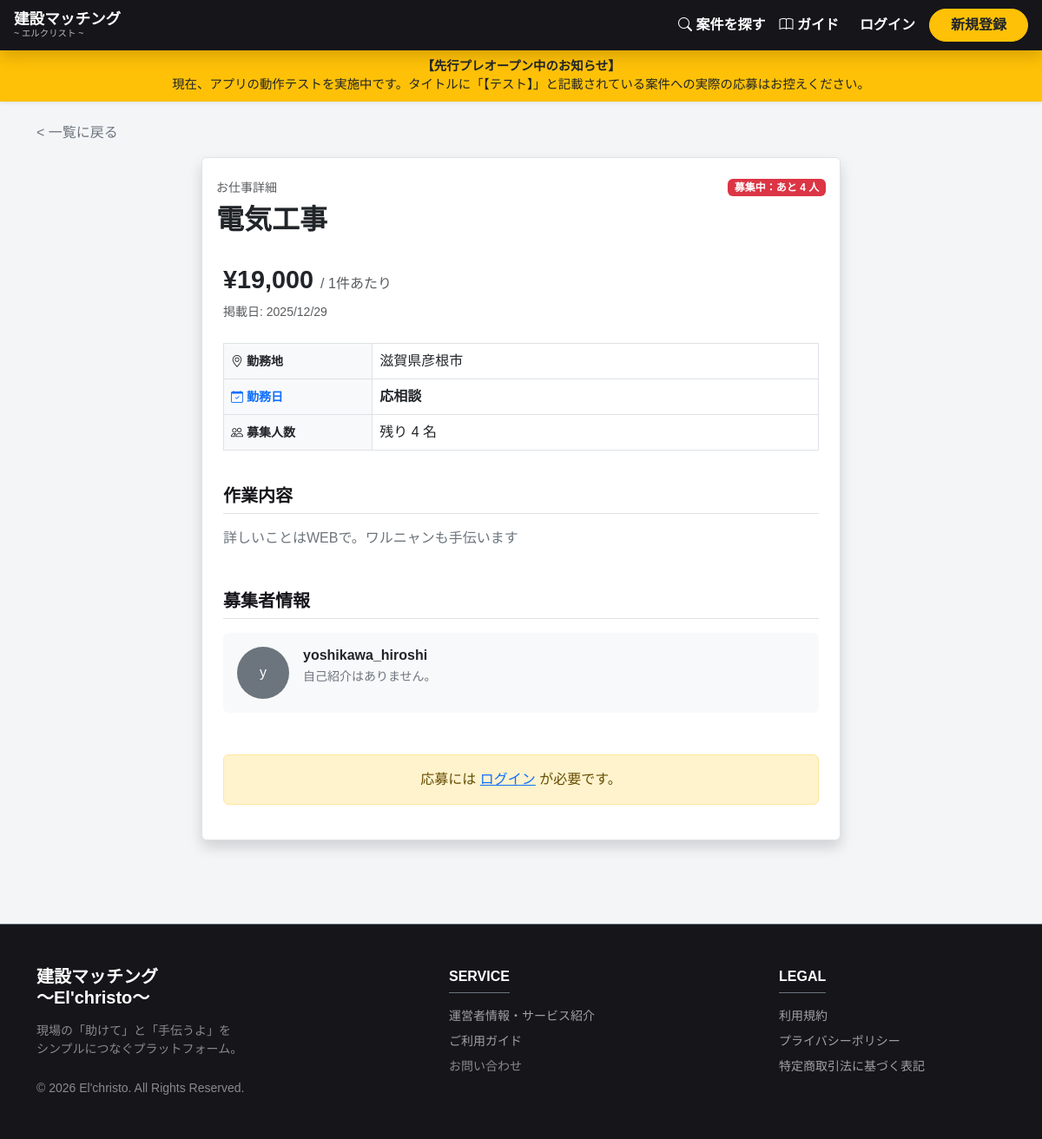
The app's page /job/1/ with its own data.
### jobs/models.py (models this page shows, shortened)
class Job(models.Model):
    title = models.CharField(max_length=100, verbose_name="仕事のタイトル")
    category = models.CharField(max_length=50, choices=JOB_CATEGORIES, default='general', verbose_name='業種・職種')
    work_date = models.CharField(max_length=100, blank=True, verbose_name="勤務日・期間")
    description = models.TextField(verbose_name="作業内容の詳細")
    working_hours = models.CharField(max_length=100, blank=True, verbose_name="勤務時間帯")
    break_time = models.CharField(max_length=100, blank=True, verbose_name="休憩時間")
    qualifications = models.TextField(blank=True, verbose_name="応募資格・必要な道具など")
    notes = models.TextField(blank=True, verbose_name="備考")
    price = models.IntegerField(verbose_name="金額")
    UNIT_CHOICES = [('日', '日給'), ('時', '時給'), ('件', '1件あたり')]
    unit = models.CharField(max_length=10, choices=UNIT_CHOICES, default='日', verbose_name="単位")
    prefecture = models.CharField(max_length=10, choices=PREFECTURES, default='徳島県', verbose_name="都道府県")
    city = models.CharField(max_length=50, blank=True, default='', verbose_name="市区町村")
    created_at = models.DateTimeField(auto_now_add=True)
    updated_at = models.DateTimeField(auto_now=True)
    deadline = models.DateTimeField(null=True, blank=True, verbose_name="募集期限")
    created_by = models.ForeignKey(User, on_delete=models.CASCADE, related_name='jobs')
    is_closed = models.BooleanField(default=False, verbose_name="募集終了")
    headcount = models.IntegerField(default=1, verbose_name="募集人数")
    @property
    def remaining_headcount(self):
        filled_count = self.applications.filter(status__in=['contracted', 'completed']).count()
        return max(0, self.headcount - filled_count)

### accounts/models.py (models this page shows, shortened)
class Profile(models.Model):
    RANK_CHOICES = [
        ('iron', 'iron'),
        ('bronze', 'bronze'),
        ('silver', 'SILVER'),
        ('gold', 'GOLD'),
        ('platinum', 'PLATINUM'),
    ]
    AGE_GROUP_CHOICES = [
        ('10s', '10代'), ('20s', '20代'), ('30s', '30代'),
        ('40s', '40代'), ('50s', '50代'), ('60s', '60代以上'),
    ]
    user = models.OneToOneField(User, on_delete=models.CASCADE, related_name='profile')
    rank = models.CharField(max_length=20, choices=RANK_CHOICES, default='iron')
    is_verified = models.BooleanField(default=False, verbose_name="本人確認済み")
    company_name = models.CharField(max_length=100, blank=True, verbose_name="屋号・会社名")
    position = models.CharField(max_length=100, blank=True, null=True, verbose_name="役職・部署")
    age_group = models.CharField(max_length=5, choices=AGE_GROUP_CHOICES, blank=True, null=True, verbose_name="年代")
    real_name = models.CharField(max_length=50, blank=True, verbose_name="担当者名（本名）")
    phone_number = models.CharField(max_length=20, blank=True, verbose_name="電話番号")
    line_id = models.CharField(max_length=50, blank=True, verbose_name="LINE ID")
    contact_email = models.EmailField(max_length=255, blank=True, verbose_name="連絡用メールアドレス") # ←★これを追加
    occupation_main = models.CharField(max_length=50, blank=True, null=True, verbose_name="メイン職種")
    occupation_sub = models.CharField(max_length=50, blank=True, null=True, verbose_name="サブ職種")
    location = models.CharField(max_length=100, blank=True, choices=PREFECTURES, verbose_name="所在地")
    bio = models.TextField(blank=True, verbose_name="自己紹介")
    avatar = models.ImageField(upload_to='avatars/', blank=True, null=True, verbose_name="アバター画像")
    id_card_image = models.ImageField(
        upload_to='id_cards/',
        storage=PrivateS3Storage(),  # ← これを追加
        blank=True,
        null=True,
        verbose_name="本人確認書類"
    )
    experience_years = models.IntegerField(default=0, verbose_name="経験年数")
    qualifications = models.CharField(max_length=255, blank=True, null=True, verbose_name="保有資格")
    skills = models.CharField(max_length=255, blank=True, null=True, verbose_name="得意な工事・スキル")
    invoice_num = models.CharField(max_length=50, blank=True, null=True, verbose_name="インボイス登録番号")
    is_founding_member = models.BooleanField(default=False, verbose_name="創設メンバー")
    created_at = models.DateTimeField(auto_now_add=True)
    updated_at = models.DateTimeField(auto_now=True)

### jobs/views.py (the view, shortened to what this page needs)
# urls.py: path('job/<int:job_id>/', views.job_detail, name='job_detail'),
def job_detail(request, job_id):
    job = get_object_or_404(Job, pk=job_id)
    if request.user.is_authenticated:
        if Block.objects.filter(blocker=request.user, blocked=job.created_by).exists() or \
           Block.objects.filter(blocker=job.created_by, blocked=request.user).exists():
            messages.warning(request, "この案件は表示できません。")
            return redirect('home')
    application = None
    is_applied = False
    if request.user.is_authenticated:
        application = Application.objects.filter(job=job, applicant=request.user).first()
        is_applied = (application is not None)
    can_apply = False
    limit_info = 0
    if request.user.is_authenticated and hasattr(request.user, 'profile'):
        can_apply = request.user.profile.can_apply()
        limit_info = request.user.profile.monthly_limit
    context = {
        'job': job,
        'is_applied': is_applied,
        'application': application,  # ← これがチャットボタンへのリンクに使えます
        'can_apply': can_apply,
        'limit_info': limit_info
    }
    return render(request, 'jobs/job_detail.html', context)

### jobs/templates/jobs/job_detail.html (shortened to what this page needs)
{% extends 'base.html' %}
{% load humanize %}
{% block content %}
<div class="container mt-4 mb-5">
  <div class="mb-3">
    <a href="{% url 'home' %}" class="text-decoration-none text-secondary">&lt; 一覧に戻る</a>
  </div>
  <div class="row justify-content-center">
    <div class="col-lg-8">
      <div class="card shadow border">
        <div class="card-header bg-white border-bottom-0 pt-4 pb-0">
          <div class="d-flex justify-content-between align-items-center">
            <h6 class="text-muted small mb-0">お仕事詳細</h6>
            <span class="badge {% if job.is_closed or job.remaining_headcount <= 0 %}bg-secondary{% else %}bg-danger{% endif %}">
              {% if job.is_closed or job.remaining_headcount <= 0 %}募集終了{% else %}募集中：あと {{ job.remaining_headcount }} 人{% endif %}
            </span>
          </div>
          <h2 class="fw-bold mt-2">{{ job.title }}</h2>
        </div>
        <div class="card-body p-4">
          <div class="mb-4">
            <h3 class="fw-bold text-dark" style="font-size: 1.8rem;">
              ¥{{ job.price|intcomma }} <span class="fs-6 text-muted fw-normal">/ {{ job.get_unit_display }}</span>
            </h3>
            <span class="text-muted small">掲載日: {{ job.created_at|date:"Y/m/d" }}</span>
          </div>
          <div class="table-responsive mb-4">
            <table class="table table-bordered align-middle">
              <tbody>
                <tr>
                  <th class="bg-light w-25 small fw-bold"><i class="bi bi-geo-alt me-1"></i>勤務地</th>
                  <td>{{ job.prefecture }}{{ job.city }}</td>
                </tr>
                <tr>
                  <th class="bg-light small fw-bold text-primary"><i class="bi bi-calendar-check me-1"></i>勤務日</th>
                  <td class="fw-bold">{{ job.work_date|default:"応相談" }}</td>
                </tr>
                <tr>
                  <th class="bg-light small fw-bold"><i class="bi bi-people me-1"></i>募集人数</th>
                  <td>残り {{ job.remaining_headcount }} 名</td>
                </tr>
              </tbody>
            </table>
          </div>
          <div class="mb-5">
            <h5 class="fw-bold border-bottom pb-2 mb-3 text-sumi">作業内容</h5>
            <p class="text-secondary mb-4" style="white-space: pre-wrap;">{{ job.description }}</p>
          </div>
          <h5 class="fw-bold border-bottom pb-2 mb-3 text-sumi">募集者情報</h5>
          <div class="card bg-light border-0 mb-5 p-3">
            <div class="d-flex align-items-start">
              <div class="me-3">
                {% if job.created_by.profile.avatar %}
                  <img src="{{ job.created_by.profile.avatar.url }}" class="rounded-circle" width="60" height="60" style="object-fit: cover;">
                {% else %}
                  <div class="rounded-circle bg-secondary text-white d-flex align-items-center justify-content-center" style="width: 60px; height: 60px;">
                      {{ job.created_by.username|slice:":1" }}
                  </div>
                {% endif %}
              </div>
              <div>
                <h6 class="fw-bold mb-1">
                  <a href="{% url 'profile_detail' job.created_by.id %}" class="text-decoration-none text-dark">
                    {{ job.created_by.username }}
                  </a>
                </h6>
                <p class="small text-secondary mb-0" style="overflow-wrap: anywhere;">{{ job.created_by.profile.bio|default:"自己紹介はありません。" }}</p>
              </div>
            </div>
          </div>
          <div class="text-center mt-4">
            {% if user == job.created_by %}
              <div class="alert alert-secondary border-0 p-4">
                <p class="fw-bold mb-3">📢 あなたが募集した仕事です</p>
                <div class="d-flex flex-wrap justify-content-center gap-2">
                    <a href="{% url 'edit_job' job.id %}" class="btn btn-dark rounded-pill px-4">📝 編集する</a>
                    <a href="{% url 'job_applicants' job.id %}" class="btn btn-outline-dark rounded-pill px-4">👥 応募者リスト</a>
                    <a href="{% url 'delete_job' job.id %}" class="btn btn-outline-danger rounded-pill px-4" onclick="return confirm('削除しますか？');">🗑 削除</a>
                </div>
              </div>
            {% else %}
              {% if user.is_authenticated %}
                {% if is_applied %}
                  {% if application.status == 'canceled' %}
                    <div class="alert alert-secondary border-0 shadow-sm rounded-4 p-4">
                      <p class="fw-bold mb-3 text-muted">🚫 この案件は辞退済みです</p>
                      <a href="{% url 'chat_room' application.id %}" class="btn btn-outline-secondary w-75 rounded-pill shadow-sm">
                          <i class="bi bi-chat-dots me-2"></i>募集者とのチャット履歴
                      </a>
                    </div>
                  {% elif application.status == 'rejected' %}
                    <div class="alert alert-secondary border-0 shadow-sm rounded-4 p-4">
                      <p class="fw-bold mb-2 text-muted">今回は見送りとなりました</p>
                      <p class="small text-muted mb-3">またの機会によろしくお願いいたします。</p>
                      <a href="{% url 'chat_room' application.id %}" class="btn btn-outline-secondary w-75 rounded-pill shadow-sm">
                          <i class="bi bi-chat-dots me-2"></i>過去のチャット履歴
                      </a>
                    </div>
                  {% elif application.status == 'contracted' %}
                    <div class="alert alert-info border-0 shadow-sm rounded-4 p-4">
                      <p class="fw-bold mb-3 text-primary">🤝 契約が成立しています</p>
                      <a href="{% url 'chat_room' application.id %}" class="btn btn-primary w-75 rounded-pill shadow-sm">
                          <i class="bi bi-chat-dots-fill me-2"></i>チャット・業務完了画面へ
                      </a>
                    </div>
                  {% elif application.status == 'completed' %}
                    <div class="alert alert-success border-0 shadow-sm rounded-4 p-4">
                      <p class="fw-bold mb-3 text-success">🎉 業務完了済みです</p>
                      <a href="{% url 'chat_room' application.id %}" class="btn btn-success w-75 rounded-pill shadow-sm">
                          <i class="bi bi-chat-dots-fill me-2"></i>チャット・評価画面へ
                      </a>
                    </div>
                  {% else %}
                    <div class="alert alert-success border-0 shadow-sm rounded-4 p-4">
                      <p class="fw-bold mb-3">✅ すでに応募済みです（{{ application.get_status_display }}）</p>
                      <div class="d-flex flex-column gap-2 align-items-center">
                          <a href="{% url 'chat_room' application.id %}" class="btn btn-info w-75 rounded-pill shadow-sm">
                              <i class="bi bi-chat-dots-fill me-2"></i>募集者とチャットする
                          </a>
                          <a href="{% url 'cancel_application' job.id %}" class="btn btn-outline-danger btn-sm rounded-pill w-50 mt-2" onclick="return confirm('本当に辞退しますか？この操作は取り消せません。');">
                              応募を辞退する
                          </a>
                      </div>
                    </div>
                  {% endif %}
                {% elif not job.is_closed %}
                  {% if user.profile.can_apply %}
                    <form action="{% url 'apply_job' job.id %}" method="post">
                      {% csrf_token %}
                      <button type="submit" class="btn btn-lg px-5 shadow rounded-pill text-white" style="background-color: #15151a;">
                        この仕事に応募する
                      </button>
                    </form>
                  {% else %}
                    <div class="alert alert-warning border-0 shadow-sm rounded-4 p-4">
                      <p class="fw-bold mb-2 text-dark"><i class="bi bi-exclamation-triangle-fill text-danger me-2"></i>今月の応募制限に達しました</p>
                      <button class="btn btn-secondary btn-lg px-5 rounded-pill" disabled>今月の応募枠がありません</button>
                    </div>
                  {% endif %}
                {% else %}
                  <button class="btn btn-secondary btn-lg px-5 rounded-pill" disabled>募集終了しました</button>
                {% endif %}
              {% else %}
                <div class="alert alert-warning">応募には <a href="{% url 'login' %}">ログイン</a> が必要です。</div>
              {% endif %}
            {% endif %}
          </div>
        </div>
      </div>
    </div>
  </div>
</div>
{% endblock %}

### records on screen
Job: remaining_headcount "4", title "電気工事", price "19,000", unit "1件あたり", created_at "2025/12/29", prefecture "滋賀県", city "彦根市", work_date "応相談", description "詳しいことはWEBで。ワルニャンも手伝います", created_by.username "y", created_by.username "yoshikawa_hiroshi", created_by.profile.bio "自己紹介はありません。"
